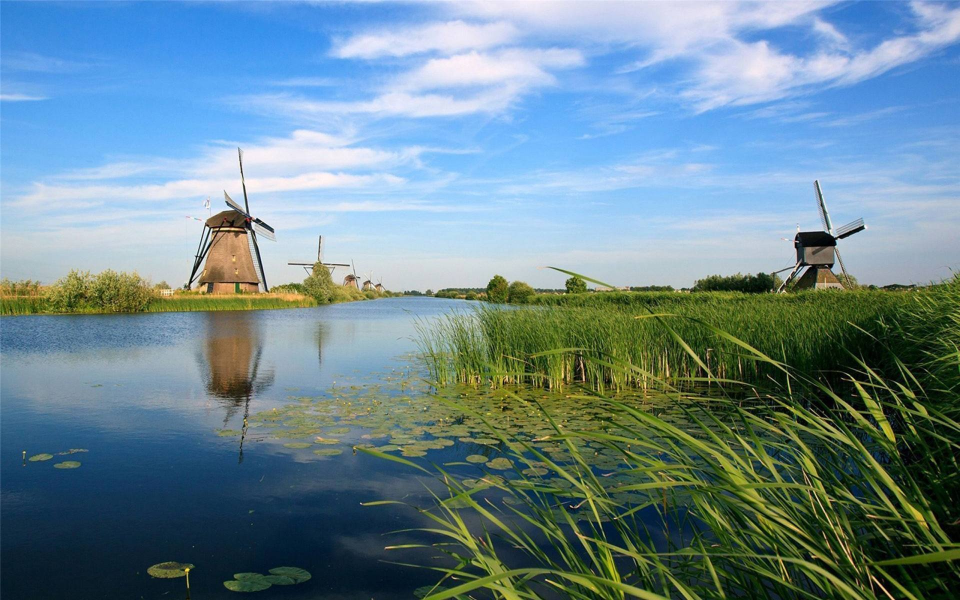
#> input picture files/timg.jpeg, 1920 x 1200 px (shown at 1/2 size)
$ python image.py
#> lines starting #> are read from the running program, lines starting #| are printed output that depends on the picture
# -*- coding:utf-8 -*-
# 图片处理

from PIL import Image, ImageFilter

img = Image.open('files/timg.jpeg')
#> img is the input picture: PIL image 1920x1200 RGB; mean R, G, B 106.9, 135.1, 145.4

print(img.format, img.size, img.mode)
#| JPEG (1920, 1200) RGB

w,h = img.size
#> w = 1920; h = 1200
img.thumbnail((w/2,h/2))
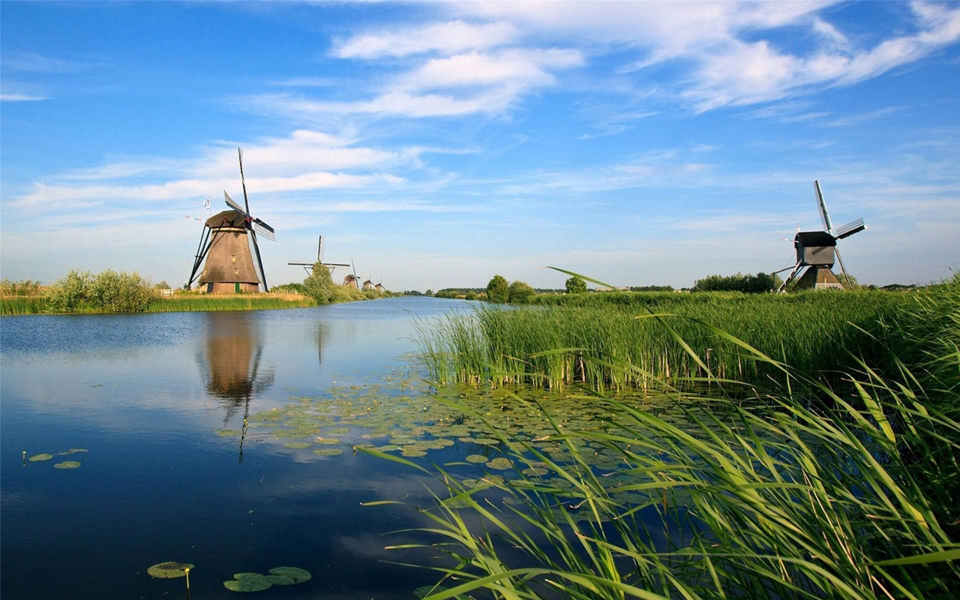
#> img: PIL image 960x600 RGB; mean R, G, B 107, 135.1, 145.4
img.filter(ImageFilter.BLUR)
img.save('files/small.jpeg','JPEG')
